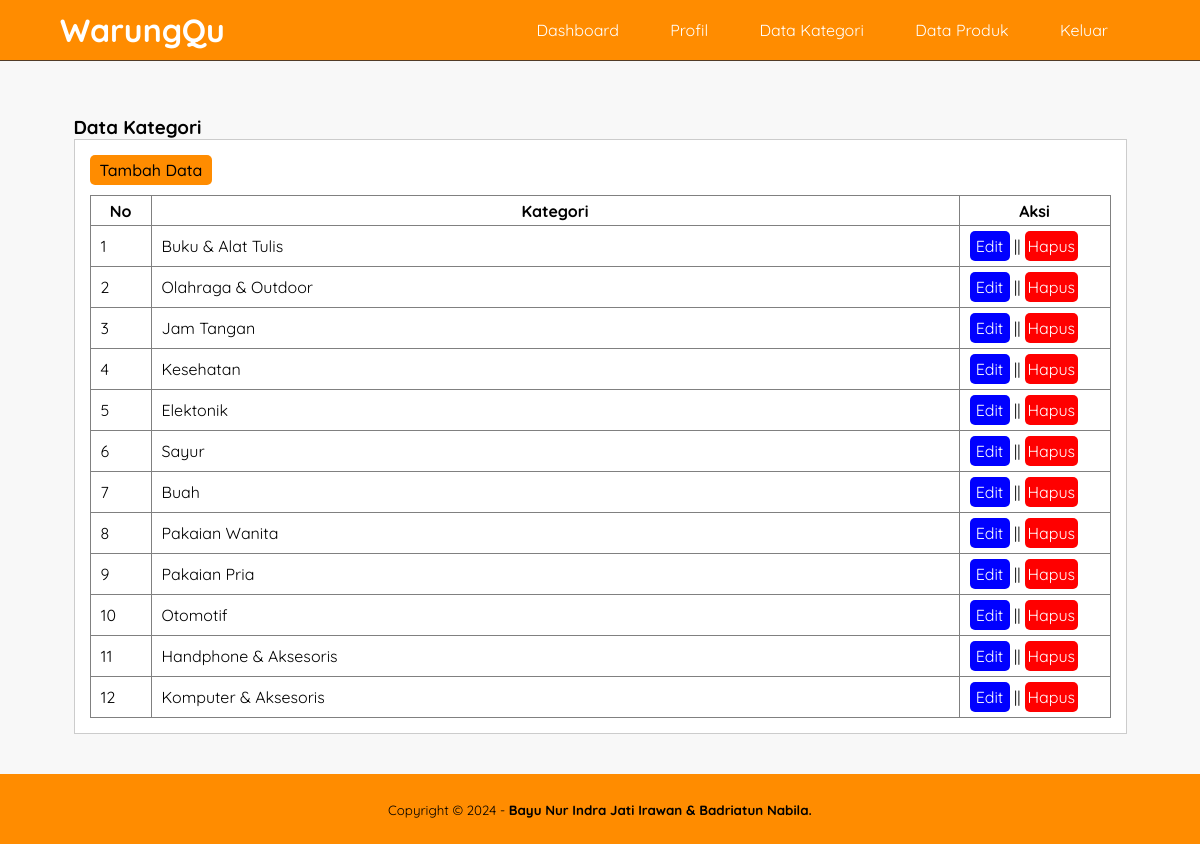
/data-kategori.php (signed in), run on the app's committed database.
### tables this page shows
CREATE TABLE `tb_category` (
  `category_id` int(11) NOT NULL,
  `category_name` varchar(25) NOT NULL,
  `category_image` varchar(255) NOT NULL
);

### data-kategori.php (the view, shortened to what this page needs)
<?php
include 'db.php';
?>
<!DOCTYPE html>
<html>
<head>
	<link rel="stylesheet" type="text/css" href="css/style.css">
</head>
<body>
	<header>
		<div class="container">
			<h1><a href="dashboard.php">WarungQu</a></h1>
			<ul>
				<li><a href="dashboard.php">Dashboard</a></li>
				<li><a href="profil.php">Profil</a></li>
				<li><a href="data-kategori.php">Data Kategori</a></li>
				<li><a href="data-produk.php">Data Produk</a></li>
				<li><a href="keluar.php">Keluar</a></li>
			</ul>
		</div>
	</header>
	<div class="section">
		<div class="container">
			<h3>Data Kategori</h3>
			<div class="box">
				<p><a style="font-weight: 500;" href="tambah-kategori.php" class="tambah-data">Tambah Data</a></p>
				<table border="1" cellspacing="0" class="table">
					<thead>
						<tr>
							<th width="60px">No</th>
							<th>Kategori</th>
							<th width="150px">Aksi</th>
						</tr>
					</thead>
					<tbody>
						<?php
						$no = 1;
						$kategori = mysqli_query($conn, "SELECT * FROM tb_category ORDER BY category_id DESC");
						if (mysqli_num_rows($kategori) > 0) {
							while ($row = mysqli_fetch_array($kategori)) {
						?>
								<tr>
									<td><?php echo $no++ ?></td>
									<td><?php echo $row['category_name'] ?></td>
									<td>
										<a href="edit-kategori.php?id=<?php echo $row['category_id'] ?>" class="edit-data">Edit</a> ||
										<a href="proses-hapus.php?idk=<?php echo $row['category_id'] ?>" onclick="return confirm('Yakin ingin hapus ?')" class="hapus-data">Hapus</a>
									</td>
								</tr>
							<?php }
						} else { ?>
							<tr>
								<td colspan="3">Tidak ada data</td>
							</tr>
						<?php } ?>
					</tbody>
				</table>
			</div>
		</div>
	</div>
	<footer>
		<div class="container">
			<small>Copyright &copy; 2024 - <b>Bayu Nur Indra Jati Irawan & Badriatun Nabila.</b></small>
		</div>
	</footer>
</body>
</html>

### css/style.css (style rules this page uses)
* { padding: 0; margin: 0; font-family: "Quicksand", sans-serif; }
body { background-color: #f8f8f8; }
html { scroll-behavior: smooth; }
a { color: inherit; text-decoration: none; }
header { background-color: darkorange; color: #fff; display: flex; justify-content: space-between; align-items: center; border-bottom: 1px solid #513c28; position: fixed; top: 0; left: 0; right: 0; z-index: 9999; }
header h1 { float: left; padding: 10px 0; }
header ul { float: right; }
header ul li { margin-right: 2em; display: inline-block; }
header ul li a { padding: 20px 0 20px 15px; display: inline-block; }
.container { width: 90%; margin: 0 auto; }
.container:after { content: ""; display: block; clear: both; }
.section { padding: 100px 0 25px; margin: 15px; }
.box { object-fit: cover; background-color: #fff; border: 1px solid #ccc; padding: 15px; box-sizing: content-box; margin: 0; }
.box:after { content: ""; display: block; clear: both; }
.table { width: 100%; border-collapse: collapse; }
.table tr { height: 30px; }
.table tr td { padding: 5px 10px; }
footer { background-color: darkorange; padding: 25px 0; text-align: center; }
.tambah-data { background-color: darkorange; margin-bottom: 10px; display: inline-flex; justify-content: center; align-items: center; height: 30px; color: black; padding: 0 10px; border-radius: 5px; text-decoration: none; }
.edit-data { background-color: blue; width: 20px; display: inline-flex; justify-content: center; align-items: center; text-align: center; height: 30px; color: white; padding: 0 10px; border-radius: 5px; text-decoration: none; border: none; cursor: pointer; }
.hapus-data { width: 33px; background-color: red; display: inline-flex; justify-content: center; align-items: center; text-align: center; border-radius: 5px; height: 30px; color: white; padding: 0 10px; text-decoration: none; }

### data on the page
tb_category: category_name "Buku & Alat Tulis"
tb_category: category_name "Olahraga & Outdoor"
tb_category: category_name "Jam Tangan"
tb_category: category_name "Kesehatan"
tb_category: category_name "Elektonik"
tb_category: category_name "Sayur"
tb_category: category_name "Buah"
tb_category: category_name "Pakaian Wanita"
tb_category: category_name "Pakaian Pria"
tb_category: category_name "Otomotif"
tb_category: category_name "Handphone & Aksesoris"
tb_category: category_name "Komputer & Aksesoris"
